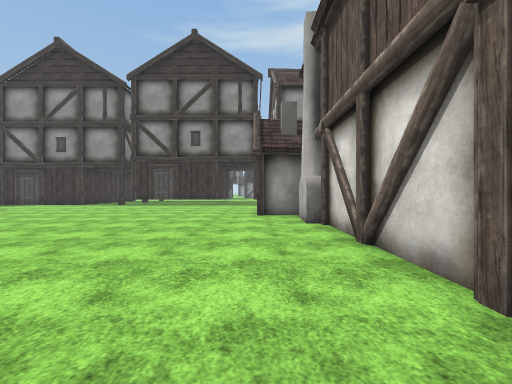
[1] (above)

23 first-person views from a walk through a scene from a Unity 3-D project. The camera is 1.3 m above the floor, looks level and sees 85° across. The floor is counted in squares, 2 m on a side. Each view is taken from the middle of a square. On the plan, view 1 faces up. The plan holds only what a view shows up to about 9 squares ahead; the rest is blank. The place goes on beyond the plan. The terrain is drawn as flat ground. Some surface patterns are stand-ins.

[2]
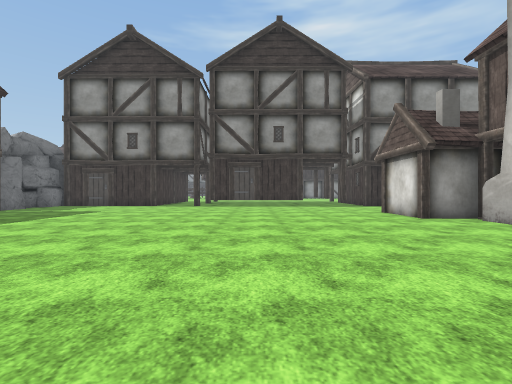

[3]
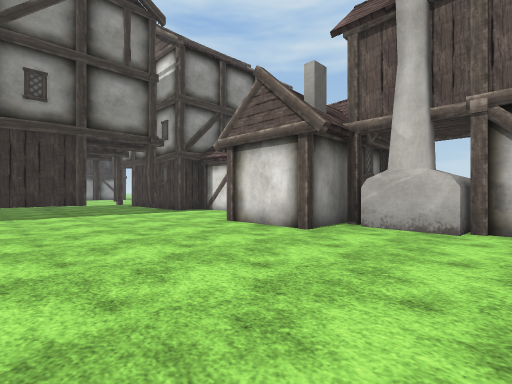

[4]
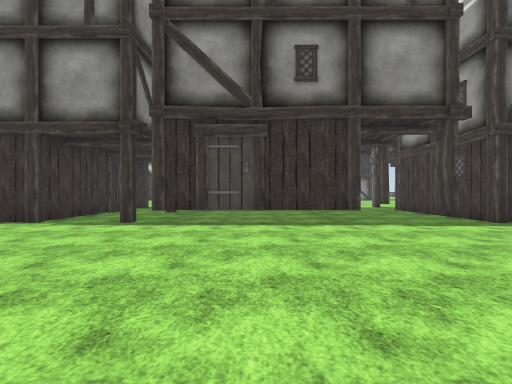

[5]
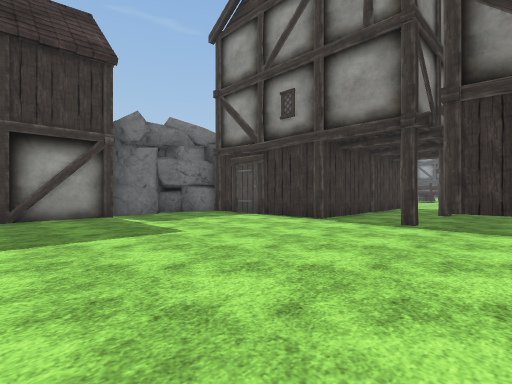

[6]
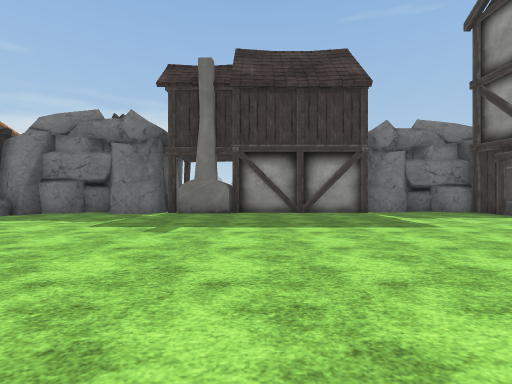

[7]
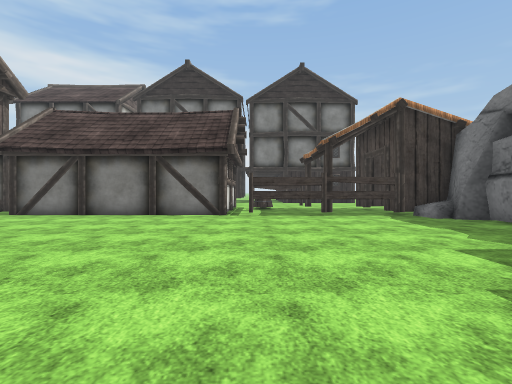

[8]
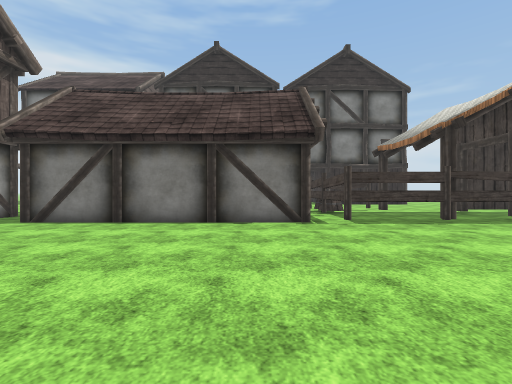

[9]
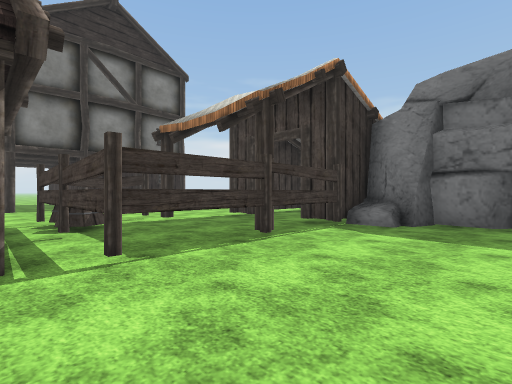

[10]
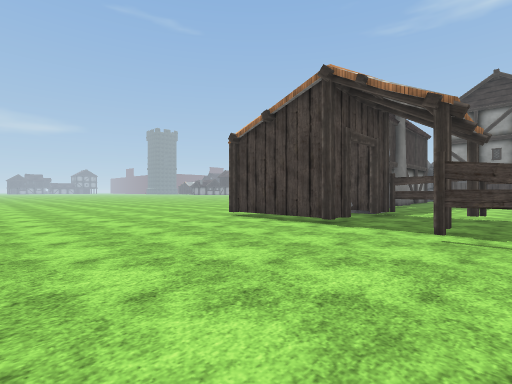

[11]
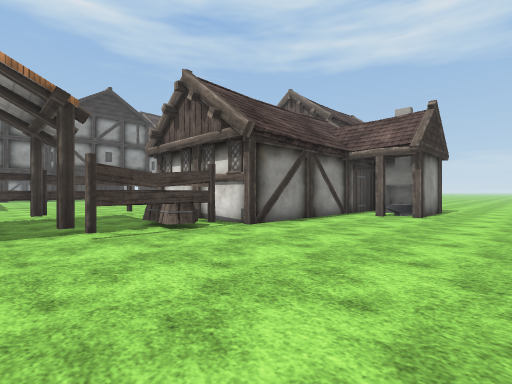

[12]
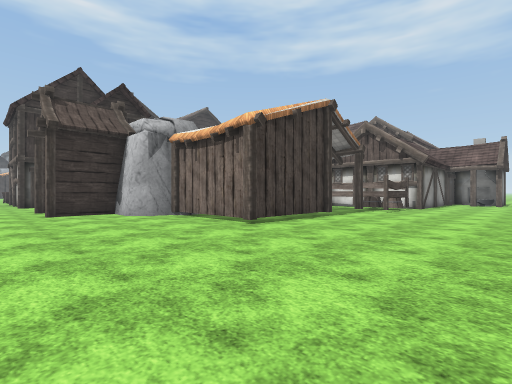

[13]
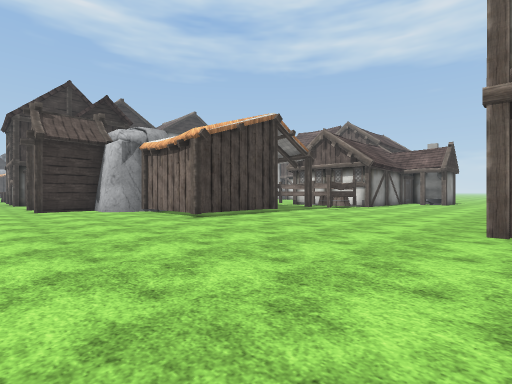

[14]
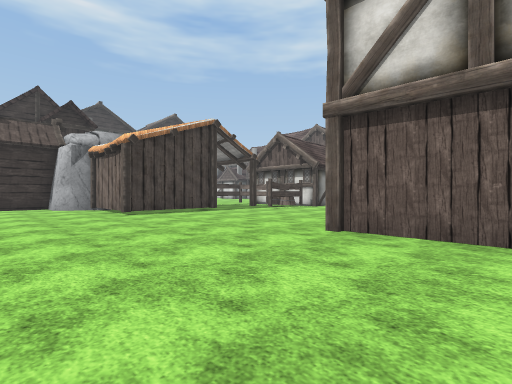

[15]
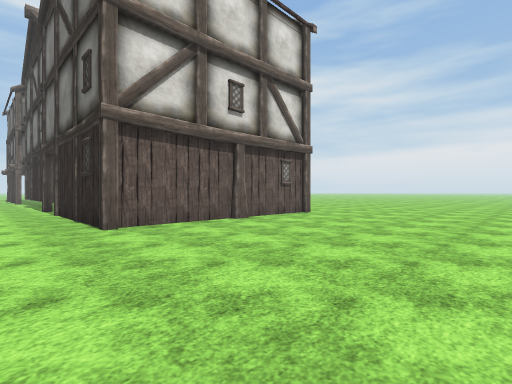

[16]
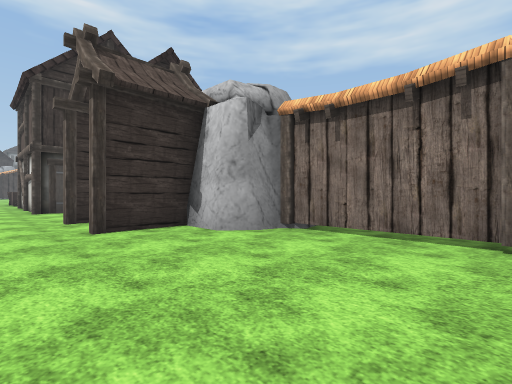

[17]
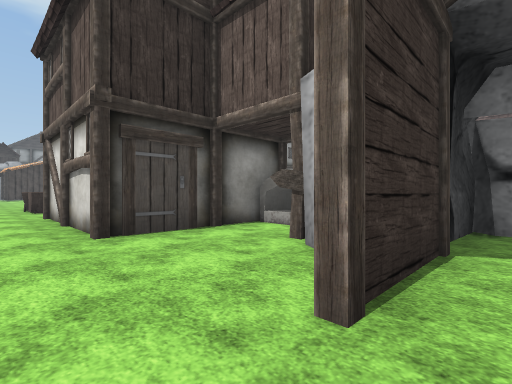

[18]
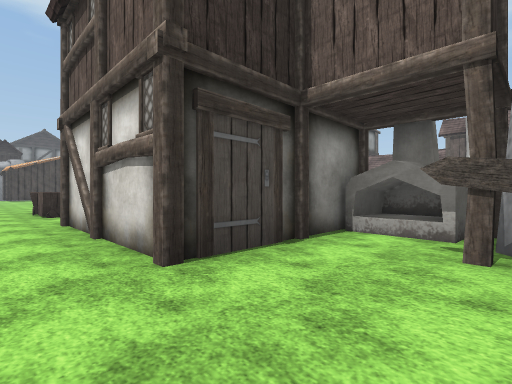

[19]
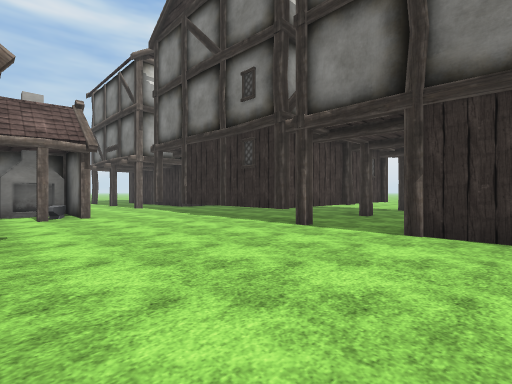

[20]
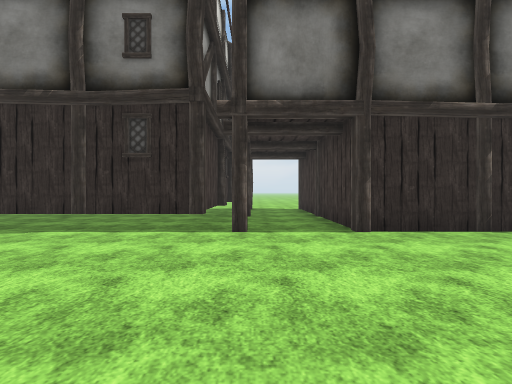

[21]
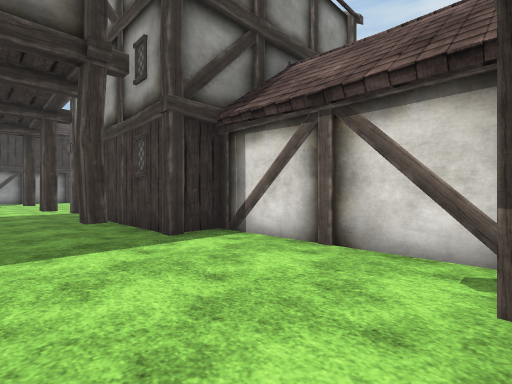

[22]
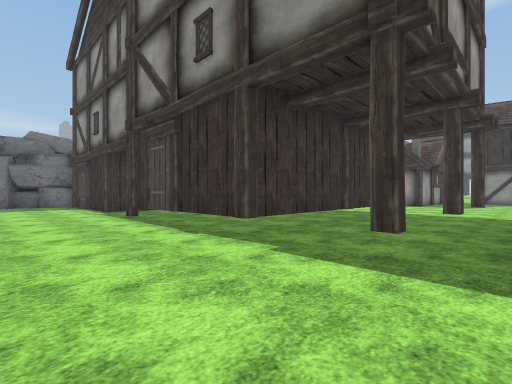

[23]
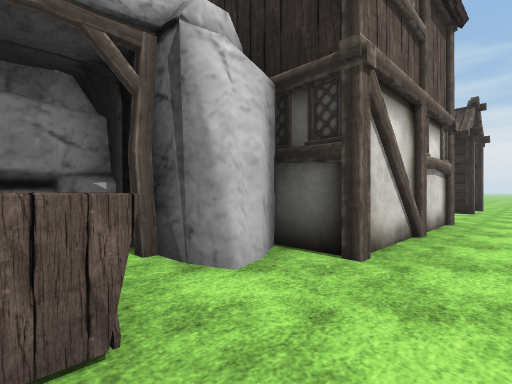

### Floor plan
Key: @ floor where view 1 was taken; # wall or solid block; x gap in a wall; . floor; = window, fence, low wall or low ledge; H house; T thing the floor can be seen under or through.
Columns run from 18 left of view 1 to 2 right of it. Each row starts with its distance up from view 1.
 21                 ....
 20                 ..#.
 19                  ...
 18                 #..
 17          #..#   #.##
 16          #..    #..#
 15          #..    #..#
 14  =#  #####..#####.###
 13 .==###..............#
 12 ...###..............#
 11 ..## #..............#
 10 .##  #............###
  9 .#   #............##
  8 .#   #............###
  7 .#####.............##
  6 .....#.............##
  5 ....##..............#
  4 ...###..............#
  3 ..####..............#
  2 .....##.............H
  1 ..#####.............
  0 ...####...........@
 -1 ....##TTTx#########.
 -2 ....#......##      .H
 -3 ....#......##
 -4 ....####.#=##
 -5 ............#######
 -6 ................###
 -7 ................###.
 -8 ....................
 -9 ..................
-10 ......####..#####
-11 ......#  #..#
-12 .....##  #.##

Positions as (right, up) in squares from view 1, and headings:
1: (0, 0), facing up
2: (-4, 1), facing up
3: (-4, 5), facing up-right
4: (-4, 8), facing up
5: (-5, 8), facing up-left
6: (-4, 7), facing left
7: (-7, 7), facing down
8: (-5, 5), facing down
9: (-6, 2), facing down-left
10: (-8, -9), facing up-left
11: (-10, -9), facing up-right
12: (-18, -8), facing up-right
13: (-18, -10), facing up-right
14: (-17, -12), facing up-right
15: (-18, -8), facing down-right
16: (-18, -4), facing up-right
17: (-18, 2), facing up-right
18: (-18, 4), facing up-right
19: (-10, -5), facing down-right
20: (-7, -5), facing down
21: (-1, 10), facing up-right
22: (1, 11), facing up-left
23: (-18, 13), facing down-right
